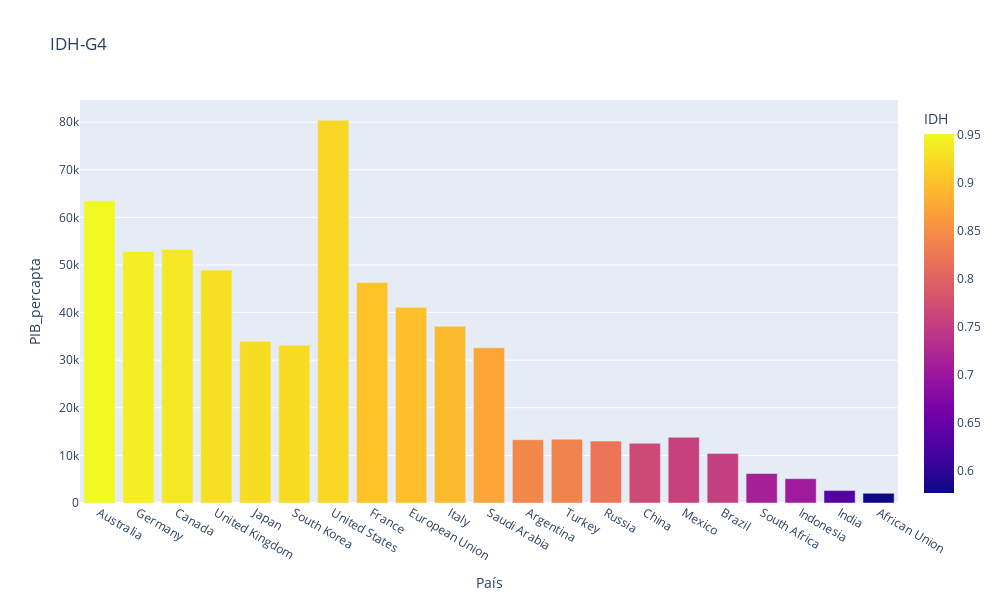

Write notebook code for a chart like this one.
### Code cell
g4 = clean_df[['País', 'IDH', 'PIB_percapta','G4']].sort_values('IDH', ascending=False)

g4

chart = plx.bar(g4,x='País',y='PIB_percapta',width=1000,height=600,title='IDH-G4',labels={'PIB_percapta':'PIB_percapta'},color='IDH',hover_name='G4')
chart.show()

### Figure 1 — Plotly figure (JSON) as saved in the notebook; plotly's stock layout.template omitted (floating-point values rounded to 4 significant figures)
{"data": [{"alignmentgroup": "True", "hovertemplate": "<b>%{hovertext}</b><br><br>País=%{x}<br>PIB_percapta=%{y}<br>IDH=%{marker.color}<extra></extra>", "hovertext": ["No", "Yes", "No", "No", "Yes", "No", "No", "No", "No", "No", "No", "No", "No", "No", "No", "No", "Yes", "No", "No", "Yes", "No"], "legendgroup": "", "marker": {"color": [0.951, 0.942, 0.936, 0.929, 0.925, 0.925, 0.921, 0.903, 0.9, 0.895, 0.875, 0.842, 0.838, 0.822, 0.768, 0.758, 0.754, 0.713, 0.705, 0.633, 0.577], "coloraxis": "coloraxis", "pattern": {"shape": ""}}, "name": "", "offsetgroup": "", "orientation": "v", "showlegend": false, "textposition": "auto", "type": "bar", "x": ["Australia", "Germany", "Canada", "United Kingdom", "Japan", "South Korea", "United States", "France", "European Union", "Italy", "Saudi Arabia", "Argentina", "Turkey", "Russia", "China", "Mexico", "Brazil", "South Africa", "Indonesia", "India", "African Union"], "xaxis": "x", "y": [63487, 52824, 53247, 48913, 33950, 33147, 80412, 46315, 41114, 37146, 32586, 13297, 13384, 13006, 12541, 13804, 10413, 6191, 5109, 2612, 2044], "yaxis": "y"}], "layout": {"barmode": "relative", "coloraxis": {"colorbar": {"title": {"text": "IDH"}}, "colorscale": [[0, "#0d0887"], [0.1111, "#46039f"], [0.2222, "#7201a8"], [0.3333, "#9c179e"], [0.4444, "#bd3786"], [0.5556, "#d8576b"], [0.6667, "#ed7953"], [0.7778, "#fb9f3a"], [0.8889, "#fdca26"], [1, "#f0f921"]]}, "height": 600, "legend": {"tracegroupgap": 0}, "title": {"text": "IDH-G4"}, "width": 1000, "xaxis": {"anchor": "y", "domain": [0, 1], "title": {"text": "País"}}, "yaxis": {"anchor": "x", "domain": [0, 1], "title": {"text": "PIB_percapta"}}}}
